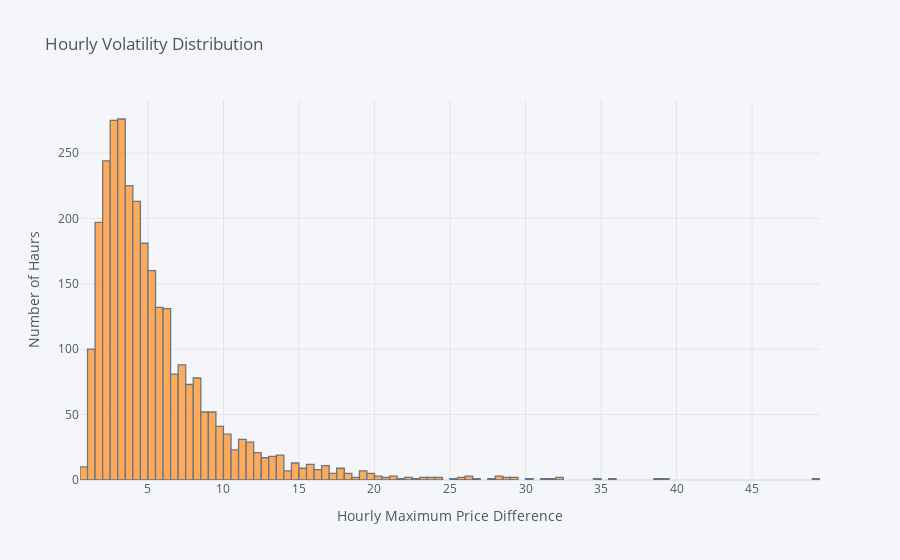

Notebook cell for this chart:
### Markdown cell above
__________________________![image.png](attachment:51e601ca-0e8a-494b-8828-90b684f8e9b6.png)

### Code cell
# Hourly 'Volatility' distribution

Ask_1h_2024[['Volatility']].iplot(
                                    kind='hist',
                                    barmode='overlay',
                                    xTitle='Hourly Maximum Price Difference',
                                    yTitle='Number of Haurs',
                                    title='Hourly Volatility Distribution')

### Figure 1 — Plotly figure (JSON) as saved in the notebook; plotly's stock layout.template omitted (floating-point values rounded to 4 significant figures; data arrays with more than 128 entries replaced by an {"elided": "..."} marker saying what was removed)
{"data": [{"histfunc": "count", "histnorm": "", "marker": {"color": "rgba(255, 153, 51, 1.0)", "line": {"color": "#4D5663", "width": 1.3}}, "name": "Volatility", "opacity": 0.8, "orientation": "v", "type": "histogram", "x": {"elided": "2938 float values"}}], "layout": {"autosize": true, "barmode": "overlay", "legend": {"bgcolor": "#F5F6F9", "font": {"color": "#4D5663"}}, "paper_bgcolor": "#F5F6F9", "plot_bgcolor": "#F5F6F9", "title": {"font": {"color": "#4D5663"}, "text": "Hourly Volatility Distribution"}, "xaxis": {"autorange": true, "gridcolor": "#E1E5ED", "range": [0.5, 49.5], "showgrid": true, "tickfont": {"color": "#4D5663"}, "title": {"font": {"color": "#4D5663"}, "text": "Hourly Maximum Price Difference"}, "type": "linear", "zerolinecolor": "#E1E5ED"}, "yaxis": {"autorange": true, "gridcolor": "#E1E5ED", "range": [0, 290.5], "showgrid": true, "tickfont": {"color": "#4D5663"}, "title": {"font": {"color": "#4D5663"}, "text": "Number of Haurs"}, "zerolinecolor": "#E1E5ED"}}}
